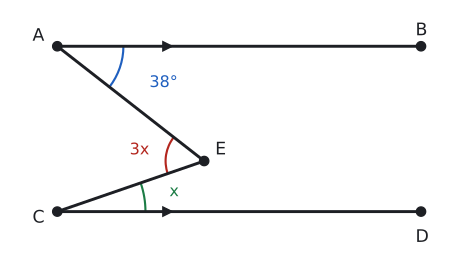

The script that drew this image:
import sys; sys.path.insert(0, "tools")
from cizim import *

# Kendini dene 3: [AB] // [CD]. m(BAE) = 38°, m(DCE) = x, m(AEC) = 3x. Çözüm x = 19°, 3x = 57°.
def yon(d): return np.array([np.cos(np.radians(d)), np.sin(np.radians(d))])
def kesis(p, u, q, v):
    s = np.linalg.solve(np.array([u, -v]).T, q - p); return p + s[0] * u
h = 3.0
A = np.array([0.0, h]); B = np.array([6.6, h]); C = np.array([0.0, 0.0]); D = np.array([6.6, 0.0])
E = kesis(A, yon(-38), C, yon(19))
print("E", E, "açı", np.degrees(np.arccos(np.dot(A - E, C - E) / np.linalg.norm(A - E) / np.linalg.norm(C - E))))
fig, ax = sekil(6, 3.8)
ax.set_aspect("equal"); ax.axis("off")
ax.plot(*zip(A, B), color=YAZI); ax.plot(*zip(C, D), color=YAZI)
ax.plot(2.0, h, ">", color=YAZI, markersize=7); ax.plot(2.0, 0, ">", color=YAZI, markersize=7)
ax.plot(*zip(A, E, C), color=YAZI)
nokta(ax, *A, "A", dx=-0.45, dy=0.1); nokta(ax, *B, "B", dx=-0.1, dy=0.2)
nokta(ax, *C, "C", dx=-0.45, dy=-0.2); nokta(ax, *D, "D", dx=-0.1, dy=-0.55)
nokta(ax, *E, "E", dx=0.2, dy=0.12)
aci(ax, A, B, E, r=1.2, ad="38°", renk=MAVI)
aci(ax, C, D, E, r=1.6, renk=YESIL); ax.text(*(C + 2.15 * yon(9.5)), "x", color=YESIL, ha="center", va="center", fontsize=12)
aci(ax, E, C, A, r=0.7, ad="3x", renk=KIRMIZI)
ax.set_xlim(-0.9, 7.2); ax.set_ylim(-0.9, h + 0.7)
kaydet(fig, __file__)
